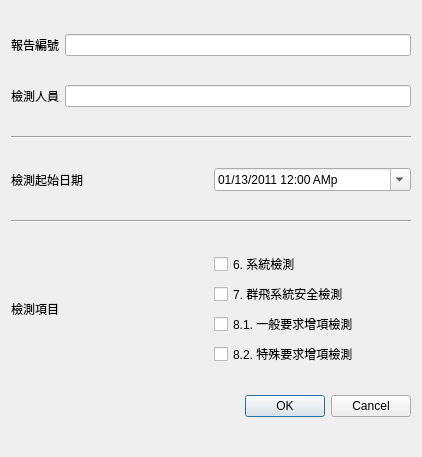
<?xml version="1.0" encoding="UTF-8"?>
<ui version="4.0">
 <class>NewProjectDialog</class>
 <widget class="QDialog" name="NewProjectDialog">
  <property name="geometry">
   <rect>
    <x>0</x>
    <y>0</y>
    <width>422</width>
    <height>457</height>
   </rect>
  </property>
  <property name="windowTitle">
   <string>新建專案</string>
  </property>
  <layout class="QHBoxLayout" name="horizontalLayout_5">
   <item>
    <layout class="QVBoxLayout" name="verticalLayout_2">
     <item>
      <layout class="QHBoxLayout" name="horizontalLayout">
       <item>
        <widget class="QLabel" name="label">
         <property name="text">
          <string>報告編號</string>
         </property>
        </widget>
       </item>
       <item>
        <widget class="QLineEdit" name="lineEdit"/>
       </item>
      </layout>
     </item>
     <item>
      <layout class="QHBoxLayout" name="horizontalLayout_4">
       <item>
        <widget class="QLabel" name="label_4">
         <property name="text">
          <string>檢測人員</string>
         </property>
        </widget>
       </item>
       <item>
        <widget class="QLineEdit" name="lineEdit_2"/>
       </item>
      </layout>
     </item>
     <item>
      <widget class="Line" name="line">
       <property name="orientation">
        <enum>Qt::Orientation::Horizontal</enum>
       </property>
      </widget>
     </item>
     <item>
      <layout class="QHBoxLayout" name="horizontalLayout_2">
       <item>
        <widget class="QLabel" name="label_2">
         <property name="text">
          <string>檢測起始日期</string>
         </property>
        </widget>
       </item>
       <item>
        <widget class="QDateTimeEdit" name="dateTimeEdit">
         <property name="date">
          <date>
           <year>2011</year>
           <month>1</month>
           <day>13</day>
          </date>
         </property>
         <property name="displayFormat">
          <string>MM/dd/yyyy hh:mm Ap</string>
         </property>
         <property name="calendarPopup">
          <bool>true</bool>
         </property>
        </widget>
       </item>
      </layout>
     </item>
     <item>
      <widget class="Line" name="line_2">
       <property name="orientation">
        <enum>Qt::Orientation::Horizontal</enum>
       </property>
      </widget>
     </item>
     <item>
      <layout class="QHBoxLayout" name="horizontalLayout_3">
       <item>
        <widget class="QLabel" name="label_3">
         <property name="text">
          <string>檢測項目</string>
         </property>
        </widget>
       </item>
       <item>
        <layout class="QVBoxLayout" name="verticalLayout">
         <item>
          <widget class="QCheckBox" name="checkBox">
           <property name="text">
            <string>6. 系統檢測</string>
           </property>
          </widget>
         </item>
         <item>
          <widget class="QCheckBox" name="checkBox_2">
           <property name="text">
            <string>7. 群飛系統安全檢測</string>
           </property>
          </widget>
         </item>
         <item>
          <widget class="QCheckBox" name="checkBox_3">
           <property name="text">
            <string>8.1. 一般要求增項檢測</string>
           </property>
          </widget>
         </item>
         <item>
          <widget class="QCheckBox" name="checkBox_4">
           <property name="text">
            <string>8.2. 特殊要求增項檢測</string>
           </property>
          </widget>
         </item>
        </layout>
       </item>
      </layout>
     </item>
     <item>
      <widget class="QDialogButtonBox" name="buttonBox">
       <property name="orientation">
        <enum>Qt::Orientation::Horizontal</enum>
       </property>
       <property name="standardButtons">
        <set>QDialogButtonBox::StandardButton::Cancel|QDialogButtonBox::StandardButton::Ok</set>
       </property>
      </widget>
     </item>
    </layout>
   </item>
  </layout>
 </widget>
 <tabstops>
  <tabstop>lineEdit</tabstop>
  <tabstop>lineEdit_2</tabstop>
  <tabstop>dateTimeEdit</tabstop>
  <tabstop>checkBox</tabstop>
  <tabstop>checkBox_2</tabstop>
  <tabstop>checkBox_3</tabstop>
  <tabstop>checkBox_4</tabstop>
 </tabstops>
 <resources/>
 <connections>
  <connection>
   <sender>buttonBox</sender>
   <signal>rejected()</signal>
   <receiver>NewProjectDialog</receiver>
   <slot>reject()</slot>
   <hints>
    <hint type="sourcelabel">
     <x>296</x>
     <y>441</y>
    </hint>
    <hint type="destinationlabel">
     <x>286</x>
     <y>274</y>
    </hint>
   </hints>
  </connection>
  <connection>
   <sender>buttonBox</sender>
   <signal>accepted()</signal>
   <receiver>NewProjectDialog</receiver>
   <slot>accept()</slot>
   <hints>
    <hint type="sourcelabel">
     <x>228</x>
     <y>435</y>
    </hint>
    <hint type="destinationlabel">
     <x>157</x>
     <y>274</y>
    </hint>
   </hints>
  </connection>
 </connections>
</ui>
